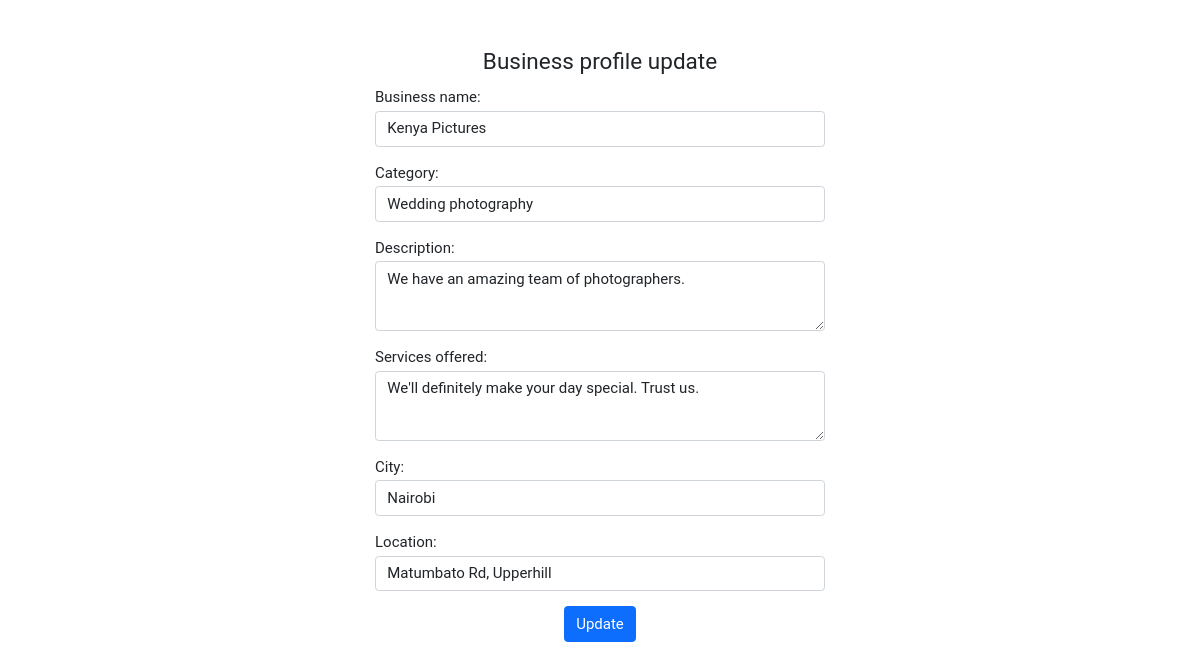
The page /U/business-profile-update/ (signed in) on the database its author committed.
### dreamwed/models.py (models this page shows, shortened)
class Vendor(models.Model):
   user = models.OneToOneField(User, on_delete=CASCADE, primary_key=True)
   business_name = models.CharField(max_length=100)
   category = models.ForeignKey(
      VendorCategory,
      on_delete=SET_NULL,
      null=True,
      help_text='Select a category for your business.',
      )
   description = models.TextField(max_length=5000)
   services_offered = models.TextField(max_length=5000)
   city = models.CharField(max_length=500)
   location = models.CharField(max_length=200) # street code

### main/decorators.py (the view)
   def wrapper_func(request, *args, **kwargs):
      if request.user.is_vendor:
         return view_func(request, *args, **kwargs)
      else:
         error_msg = 'Unauthorised action. You must be a vendor to access this page!'
         return HttpResponse(error_msg)

### dreamwed/forms.py
class BusinessProfileUpdateForm(ModelForm):
   class Meta:
      model = Vendor
      fields = ['business_name', 'category', 'description', 'services_offered', 'city', 'location']

### dreamwed/models.py (called while the page is built)
   def __str__(self):
      return self.name

### dreamwed/views/vendor.py (called while the page is built)
@login_required
@wedding_vendor_required
def update_business_profile(request):
   if not request.method == 'POST':
      form = BusinessProfileUpdateForm(instance=request.user.vendor)
      return render(request, 'vendor/update-business-profile.html', {'form': form})
   form = BusinessProfileUpdateForm(request.POST, request.FILES, instance=request.user.vendor)
   if not form.is_valid():
      return redirect(request.META.get('HTTP_REFERER'))
   form.save()
   return redirect('user-profile')

### templates/vendor/update-business-profile.html (shortened to what this page needs)
{% extends 'base.html' %}
{% load widget_tweaks %}
{% block body %}
<div class="container">
   <div class="text-center py-5">
      <form method="POST">
         <fieldset>
            <legend>Business profile update</legend>
            {% for field in form.visible_fields %}
            <div class="form-group mb-3" id="form_{{ field.name }}">
               {{ field.label_tag }}
               {% render_field field class+="form-control" %}
            </div>
            {% endfor %}
         </fieldset>
         <button type="submit" class="btn btn-primary">Update</button>
      </form>
   </div>
</div>
{% endblock body %}

### static/css/main.css (style rules this page uses)
html, body { font: 400 15px/1.5 'Roboto', sans-serif; }
body { margin: 0; padding: 0 0 4rem; position: relative; }
textarea.form-control { height: 70px; }
label { margin-bottom: 2px; }
.form-group { text-align: left; max-width: 450px; margin-left: auto; margin-right: auto; margin: 0 auto 1rem; }

### rows shown on the page
Vendor: business_name "Kenya Pictures" "Wedding photography" "We have an amazing team of photographers." "We'll definitely make your day special. Trust us." "Nairobi" "Matumbato Rd, Upperhill"

### other values the page prints
{{ field.label_tag }} "Business name:" "Category:" "Description:" "Services offered:" "City:" "Location:"
